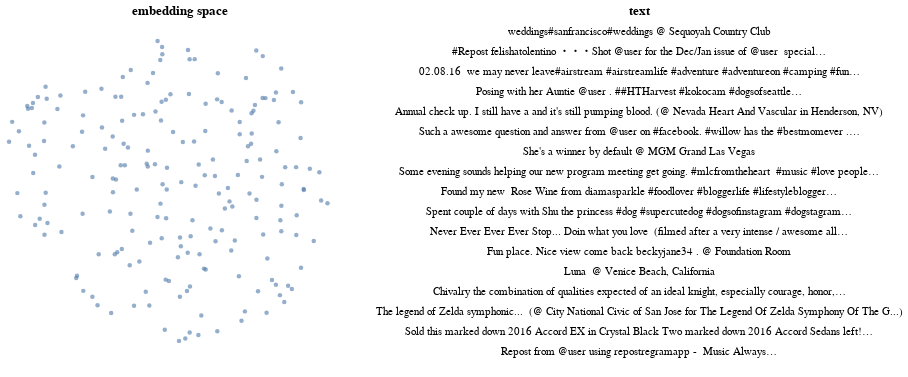

Here is the notebook cell this chart was saved with:
### Code cell
from umap import UMAP

pipe = make_pipeline(TfidfVectorizer(), UMAP(min_dist=0.05, n_neighbors=25))
X = pipe.fit_transform(sampled_texts)
plot_text(X, sampled_texts)

### Figure 1 — Vega-Lite specification as saved in the notebook (floating-point values rounded to 4 significant figures; data arrays with more than 128 entries replaced by an {"elided": "..."} marker saying what was removed)
{"config": {"view": {"continuousWidth": 400, "continuousHeight": 300, "strokeWidth": 0}, "axis": {"grid": false}}, "hconcat": [{"mark": {"type": "circle", "opacity": 0.6, "size": 20}, "encoding": {"tooltip": [{"field": "text", "type": "nominal"}], "x": {"axis": null, "field": "x1", "scale": {"zero": false}, "type": "quantitative"}, "y": {"axis": null, "field": "x2", "scale": {"zero": false}, "type": "quantitative"}}, "height": 350, "selection": {"selector006": {"type": "interval"}}, "title": "embedding space", "width": 350}, {"mark": "text", "encoding": {"text": {"field": "trunc_text", "type": "nominal"}, "x": {"axis": null, "field": "r", "type": "quantitative"}, "y": {"axis": null, "field": "row_number", "type": "ordinal"}}, "title": "text", "transform": [{"window": [{"op": "row_number", "field": "", "as": "row_number"}]}, {"filter": {"selection": "selector006"}}, {"window": [{"op": "rank", "field": "row_number", "as": "rank"}]}, {"filter": "(datum.rank < 18)"}]}], "data": {"name": "data-a9d74f2558c0d42a7e0d0b7fbe699e9c"}, "$schema": "https://vega.github.io/schema/vega-lite/v4.17.0.json", "datasets": {"data-a9d74f2558c0d42a7e0d0b7fbe699e9c": {"elided": "200 records"}}}
